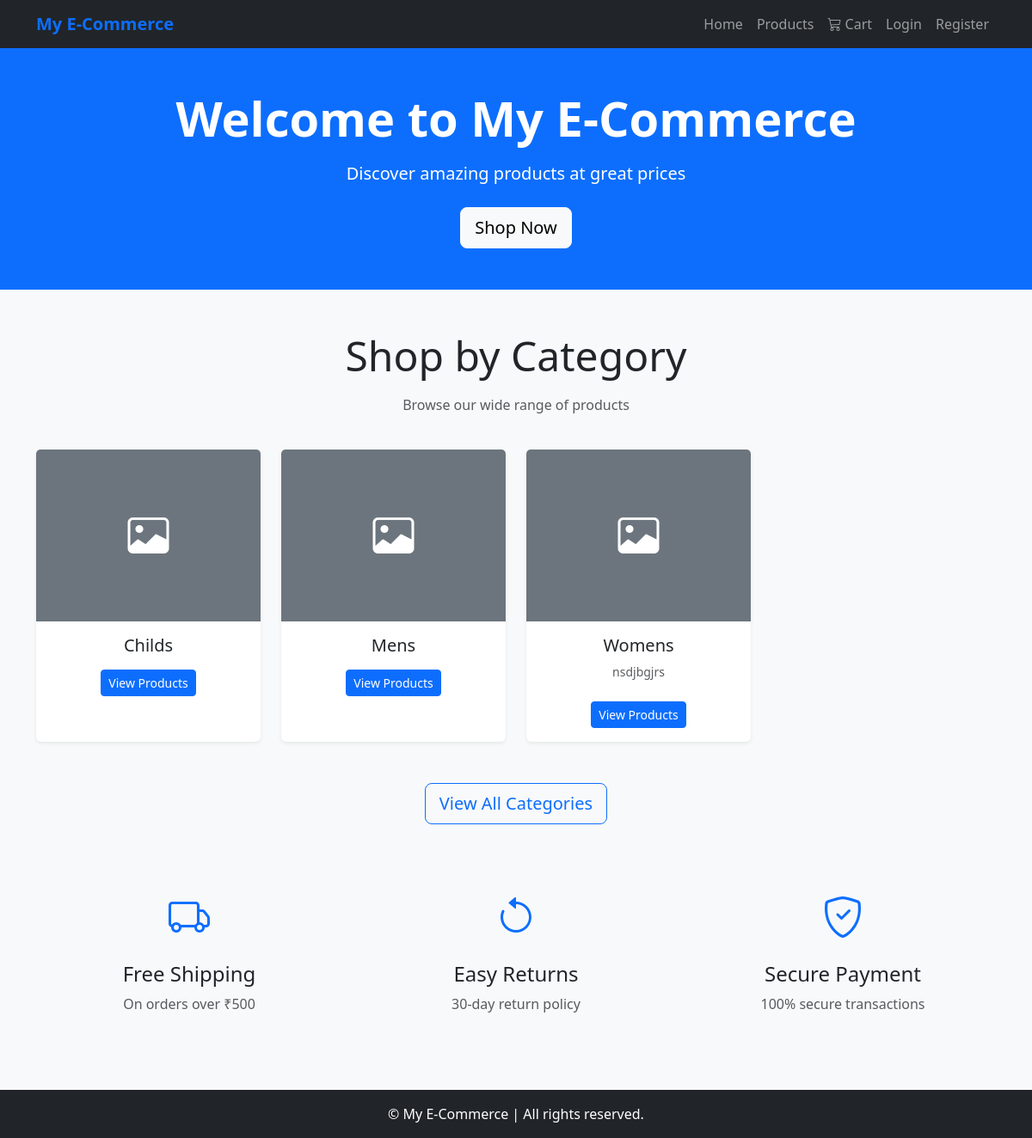
The app's page /, older data.
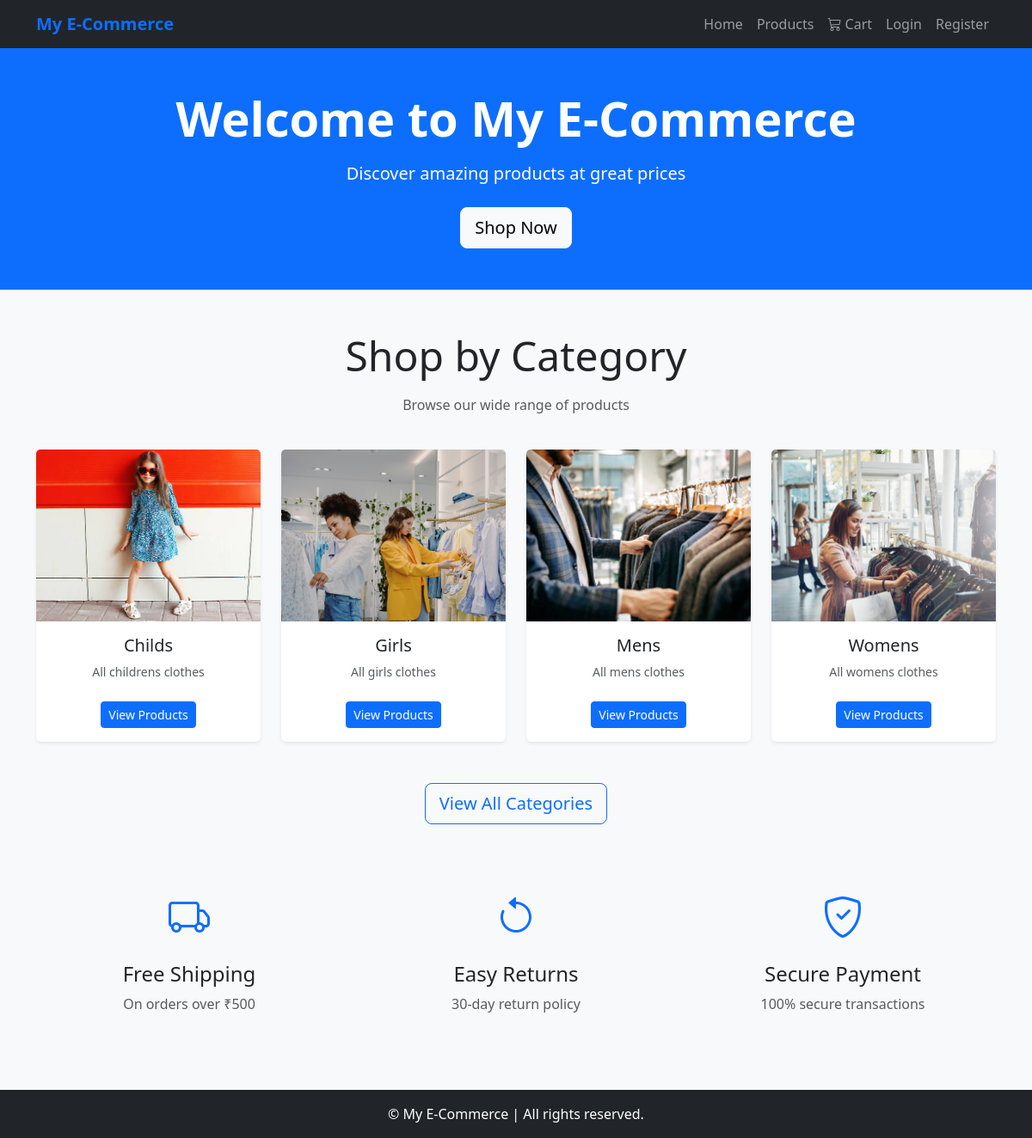
The same page, newer data.
### products/models.py (models this page shows, shortened)
class Category(models.Model):
    name = models.CharField(max_length=100, unique=True)
    slug = models.SlugField(max_length=120, unique=True, blank=True)
    description = models.TextField(blank=True, null=True)
    image = models.ImageField(upload_to='category_images/', blank=True, null=True)
    is_active = models.BooleanField(default=True)
    created_at = models.DateTimeField(auto_now_add=True)
    updated_at = models.DateTimeField(auto_now=True)
    class Meta:
        verbose_name_plural = "Categories"
        ordering = ['name']

### Accounts/views.py (the view)
# urls.py: path('', home, name='home'),
def home(request):
    categories = Category.objects.filter(is_active=True)[:4]
    return render(request, 'Accounts/home.html', {'categories': categories})

### Accounts/templates/Accounts/home.html (shortened to what this page needs)
{% extends 'base.html' %}
{% block content %}
<div class="container-fluid bg-primary text-white py-5 mb-5">
    <div class="container text-center">
        <h1 class="display-4 fw-bold mb-3">Welcome to My E-Commerce</h1>
        <p class="lead mb-4">Discover amazing products at great prices</p>
        <a href="{% url 'products:product_list' %}" class="btn btn-light btn-lg">Shop Now</a>
    </div>
</div>
<div class="container my-5">
    <div class="row mb-4">
        <div class="col-12 text-center">
            <h2 class="display-5 mb-3">Shop by Category</h2>
            <p class="text-muted">Browse our wide range of products</p>
        </div>
    </div>
    <div class="row g-4">
        {% for category in categories %}
        <div class="col-md-6 col-lg-3">
            <div class="card h-100 shadow-sm border-0">
                <a href="{% url 'products:category_products' category.slug %}" class="text-decoration-none text-dark">
                    {% if category.image %}
                    <img src="{{ category.image.url }}" class="card-img-top" alt="{{ category.name }}" style="height: 200px; object-fit: cover;">
                    {% else %}
                    <div class="card-img-top bg-secondary d-flex align-items-center justify-content-center" style="height: 200px;">
                        <i class="bi bi-image text-white" style="font-size: 3rem;"></i>
                    </div>
                    {% endif %}
                    <div class="card-body text-center">
                        <h5 class="card-title">{{ category.name }}</h5>
                        {% if category.description %}
                        <p class="card-text text-muted small">{{ category.description|truncatewords:10 }}</p>
                        {% endif %}
                        <button class="btn btn-primary btn-sm mt-2">View Products</button>
                    </div>
                </a>
            </div>
        </div>
        {% empty %}
        <div class="col-12">
            <div class="alert alert-info text-center">
                <p class="mb-0">No categories available at the moment.</p>
            </div>
        </div>
        {% endfor %}
    </div>
    {% if categories %}
    <div class="row mt-5">
        <div class="col-12 text-center">
            <a href="{% url 'products:category_list' %}" class="btn btn-outline-primary btn-lg">View All Categories</a>
        </div>
    </div>
    {% endif %}
</div>
<div class="container my-5">
    <div class="row g-4">
        <div class="col-md-4 text-center">
            <div class="p-4">
                <i class="bi bi-truck" style="font-size: 3rem; color: #0d6efd;"></i>
                <h4 class="mt-3">Free Shipping</h4>
                <p class="text-muted">On orders over ₹500</p>
            </div>
        </div>
        <div class="col-md-4 text-center">
            <div class="p-4">
                <i class="bi bi-arrow-counterclockwise" style="font-size: 3rem; color: #0d6efd;"></i>
                <h4 class="mt-3">Easy Returns</h4>
                <p class="text-muted">30-day return policy</p>
            </div>
        </div>
        <div class="col-md-4 text-center">
            <div class="p-4">
                <i class="bi bi-shield-check" style="font-size: 3rem; color: #0d6efd;"></i>
                <h4 class="mt-3">Secure Payment</h4>
                <p class="text-muted">100% secure transactions</p>
            </div>
        </div>
    </div>
</div>
{% endblock %}

### Accounts/templates/base.html (shortened to what this page needs)
<!DOCTYPE html>
<html lang="en">
<head>
    <link href="https://cdn.jsdelivr.net/npm/bootstrap@5.3.0/dist/css/bootstrap.min.css" rel="stylesheet">
    <link rel="stylesheet" href="https://cdn.jsdelivr.net/npm/bootstrap-icons@1.11.1/font/bootstrap-icons.css">
</head>
<body>
<nav class="navbar navbar-expand-lg navbar-dark bg-dark">
    <div class="container">
        <a class="navbar-brand" href="{% url 'home' %}">My E-Commerce</a>
        <div class="collapse navbar-collapse" id="navbarNav">
            <ul class="navbar-nav ms-auto align-items-center">
                <li class="nav-item"><a class="nav-link" href="{% url 'home' %}">Home</a></li>
                <li class="nav-item"><a class="nav-link" href="{% url 'products:product_list' %}">Products</a></li>
                <li class="nav-item position-relative">
                    <a class="nav-link" href="{% url 'cart:cart_view' %}">
                        <i class="bi bi-cart3"></i>
                        Cart
                    </a>
                </li>
                {% if user.is_authenticated %}
                    <li class="nav-item"><a class="nav-link" href="{% url 'orders:list' %}">Orders</a></li>
                    <li class="nav-item"><a class="nav-link" href="{% url 'profile' %}">Profile</a></li>
                    <li class="nav-item"><a class="nav-link" href="{% url 'logout' %}">Logout</a></li>
                {% else %}
                    <li class="nav-item"><a class="nav-link" href="{% url 'login' %}">Login</a></li>
                    <li class="nav-item"><a class="nav-link" href="{% url 'register' %}">Register</a></li>
                {% endif %}
            </ul>
        </div>
    </div>
</nav>
{% block content %}{% endblock %}
<footer>
    <div class="container">
        <p class="mb-0">&copy; {{ now|date:"Y" }} My E-Commerce | All rights reserved.</p>
    </div>
</footer>
</body>
</html>

### Accounts/templates/base.html (style rules this page uses)
body { background-color: #f8f9fa; }
.navbar-brand { font-weight: bold; color: #0d6efd !important; }
footer { background: #212529; color: white; text-align: center; padding: 1rem 0; margin-top: 3rem; }

Row changes from the older to the newer data that the page shows:
changed Category "Childs": image: picture added; description (not shown) → "All childrens clothes"
added Category: image (picture), name "Girls", description "All girls clothes"
changed Category "Mens": image: picture added; description (not shown) → "All mens clothes"
changed Category "Womens": image: picture added; description "nsdjbgjrs" → "All womens clothes"
